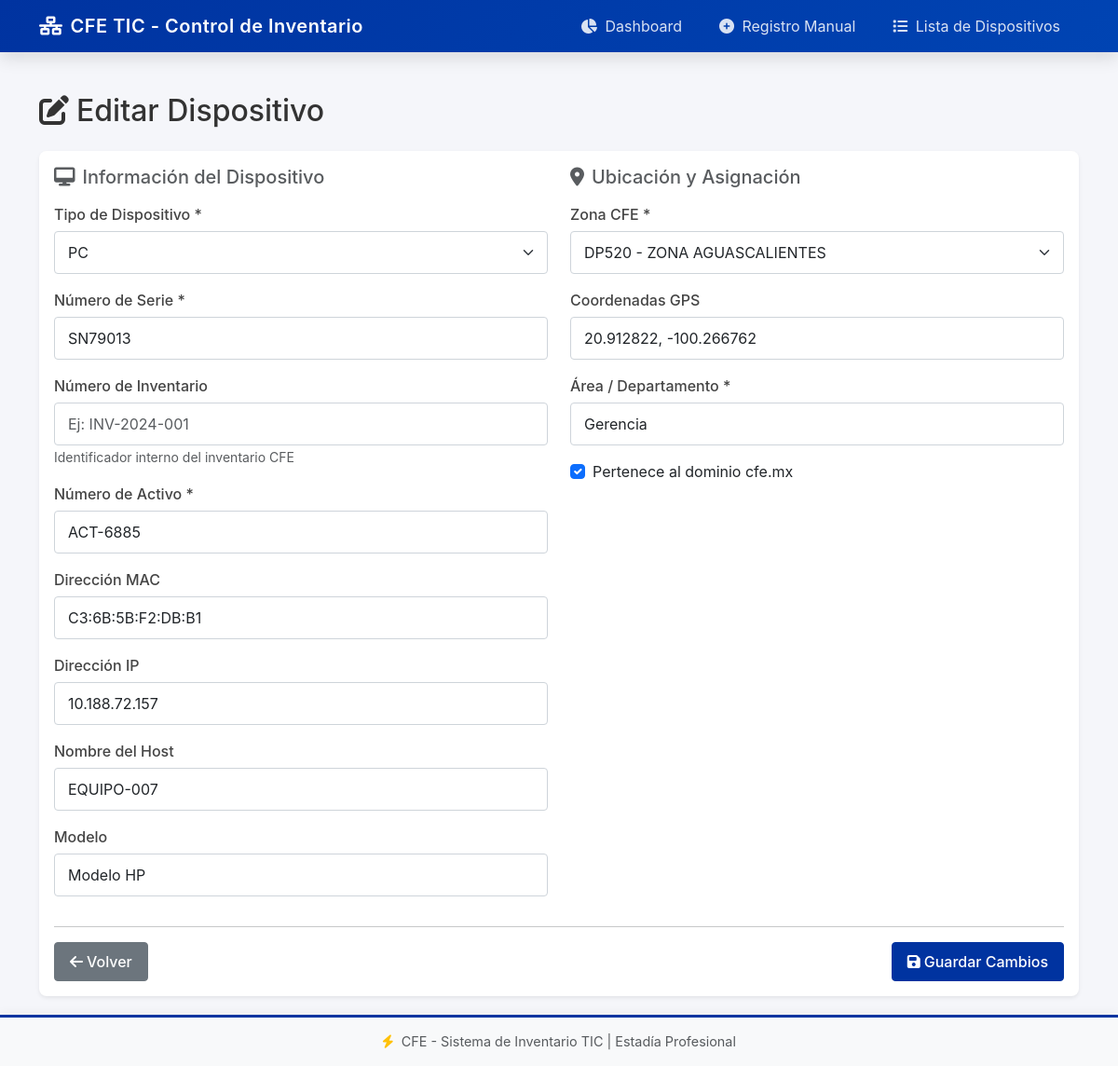
The page /dispositivos/editar/7 on the database its author committed.
### tables this page shows
CREATE TABLE DISPOSITIVOS (
                    id INTEGER PRIMARY KEY AUTOINCREMENT,
                    mac_address TEXT UNIQUE,
                    ip_address TEXT,
                    nombre_host TEXT,
                    numero_serie TEXT,
                    modelo TEXT,
                    tipo TEXT,
                    origen TEXT DEFAULT 'OCS',
                    numero_activo TEXT,
                    cve_zona TEXT,
                    coordenadas_gps TEXT,
                    area_pertenencia TEXT,
                    dominio BOOLEAN DEFAULT 0,
                    fecha_registro TIMESTAMP DEFAULT CURRENT_TIMESTAMP,
                    fecha_ultimo_inventario TIMESTAMP, numero_inventario TEXT,
                    FOREIGN KEY (cve_zona) REFERENCES ZONAS(cve_zona)
                );

### app.py (the view, shortened to what this page needs)
@app.route('/dispositivos/editar/<int:dispositivo_id>', methods=['GET', 'POST'])
def editar_dispositivo(dispositivo_id):
    dispositivo = obtener_dispositivo_por_id(dispositivo_id)
    if not dispositivo:
        return redirect(url_for('dispositivos'))
    if request.method == 'GET':
        zonas_options = [('', 'Seleccionar zona...')]
        for clave in ZONAS_LIST:
            nombre = ZONAS_CFE.get(clave, clave)
            zonas_options.append((clave, f"{clave} - {nombre}"))
        return render_template(
            'editar_dispositivo.html',
            dispositivo=dispositivo,
            zonas=zonas_options,
            tipos=TIPOS_DISPOSITIVO
        )

### models.py (called while the page is built)
def get_connection():
    return sqlite3.connect(config.DATABASE_PATH)

def obtener_dispositivo_por_id(dispositivo_id):
    try:
        with get_connection() as conn:
            conn.row_factory = sqlite3.Row
            cursor = conn.cursor()
            cursor.execute("""
                SELECT d.*, z.nombre_zona
                FROM DISPOSITIVOS d
                LEFT JOIN ZONAS z ON d.cve_zona = z.cve_zona
                WHERE d.id = ?
            """, (dispositivo_id,))
            row = cursor.fetchone()
            return dict(row) if row else None
    except sqlite3.Error as e:
        print(f"Error al obtener dispositivo: {e}")
        return None

### templates/editar_dispositivo.html (shortened to what this page needs)
{% extends "base.html" %}
{% block content %}
<div class="editar-dispositivo">
    <h2 class="mb-4">
        <i class="fas fa-edit me-2"></i>Editar Dispositivo
    </h2>
    <div class="card">
        <div class="card-body">
            <form method="POST" action="{{ url_for('editar_dispositivo', dispositivo_id=dispositivo.id) }}">
                <div class="row">
                    <div class="col-md-6">
                        <h5 class="mb-3 text-muted">
                            <i class="fas fa-desktop me-2"></i>Información del Dispositivo
                        </h5>
                        <div class="mb-3">
                            <label for="tipo" class="form-label">Tipo de Dispositivo *</label>
                            <select class="form-select" id="tipo" name="tipo" required>
                                {% for tipo in tipos %}
                                <option value="{{ tipo }}" {% if dispositivo.tipo == tipo %}selected{% endif %}>
                                    {{ tipo }}
                                </option>
                                {% endfor %}
                            </select>
                        </div>
                        <div class="mb-3">
                            <label for="numero_serie" class="form-label">Número de Serie *</label>
                            <input type="text" class="form-control" id="numero_serie" name="numero_serie"
                                   value="{{ dispositivo.numero_serie or '' }}" required>
                        </div>
                        <div class="mb-3">
                            <label for="numero_inventario" class="form-label">Número de Inventario</label>
                            <input type="text" class="form-control" id="numero_inventario" name="numero_inventario"
                                   value="{{ dispositivo.numero_inventario or '' }}"
                                   placeholder="Ej: INV-2024-001">
                            <small class="text-muted">Identificador interno del inventario CFE</small>
                        </div>
                        <div class="mb-3">
                            <label for="numero_activo" class="form-label">Número de Activo *</label>
                            <input type="text" class="form-control" id="numero_activo" name="numero_activo"
                                   value="{{ dispositivo.numero_activo or '' }}" required>
                        </div>
                        <div class="mb-3">
                            <label for="mac_address" class="form-label">Dirección MAC</label>
                            <input type="text" class="form-control" id="mac_address" name="mac_address"
                                   value="{{ dispositivo.mac_address or '' }}">
                        </div>
                        <div class="mb-3">
                            <label for="ip_address" class="form-label">Dirección IP</label>
                            <input type="text" class="form-control" id="ip_address" name="ip_address"
                                   value="{{ dispositivo.ip_address or '' }}">
                        </div>
                        <div class="mb-3">
                            <label for="nombre_host" class="form-label">Nombre del Host</label>
                            <input type="text" class="form-control" id="nombre_host" name="nombre_host"
                                   value="{{ dispositivo.nombre_host or '' }}">
                        </div>
                        <div class="mb-3">
                            <label for="modelo" class="form-label">Modelo</label>
                            <input type="text" class="form-control" id="modelo" name="modelo"
                                   value="{{ dispositivo.modelo or '' }}">
                        </div>
                    </div>
                    <div class="col-md-6">
                        <h5 class="mb-3 text-muted">
                            <i class="fas fa-map-marker-alt me-2"></i>Ubicación y Asignación
                        </h5>
                        <div class="mb-3">
                            <label for="cve_zona" class="form-label">Zona CFE *</label>
                            <select class="form-select" id="cve_zona" name="cve_zona" required>
                                {% for item in zonas %}
                                <option value="{{ item[0] }}" {% if dispositivo.cve_zona == item[0] %}selected{% endif %}>
                                    {{ item[1] }}
                                </option>
                                {% endfor %}
                            </select>
                        </div>
                        <div class="mb-3">
                            <label for="coordenadas_gps" class="form-label">Coordenadas GPS</label>
                            <input type="text" class="form-control" id="coordenadas_gps" name="coordenadas_gps"
                                   value="{{ dispositivo.coordenadas_gps or '' }}"
                                   placeholder="20.5888, -100.3899">
                        </div>
                        <div class="mb-3">
                            <label for="area_pertenencia" class="form-label">Área / Departamento *</label>
                            <input type="text" class="form-control" id="area_pertenencia" name="area_pertenencia"
                                   value="{{ dispositivo.area_pertenencia or '' }}" required>
                        </div>
                        <div class="mb-3 form-check">
                            <input type="checkbox" class="form-check-input" id="dominio" name="dominio"
                                   {% if dispositivo.dominio %}checked{% endif %}>
                            <label class="form-check-label" for="dominio">
                                Pertenece al dominio cfe.mx
                            </label>
                        </div>
                    </div>
                </div>
                <hr>
                <div class="d-flex justify-content-between">
                    <a href="{{ url_for('dispositivos') }}" class="btn btn-secondary">
                        <i class="fas fa-arrow-left me-1"></i>Volver
                    </a>
                    <button type="submit" class="btn btn-primary">
                        <i class="fas fa-save me-1"></i>Guardar Cambios
                    </button>
                </div>
            </form>
        </div>
    </div>
</div>
{% endblock %}

### static/css/style.css (style rules this page uses)
:root { --cfe-blue: #003366; --cfe-light-blue: #0044b3; --cfe-gold: #ffc107; --cfe-dark: #1a1a2e; --cfe-gray: #6c757d; --cfe-success: #28a745; --cfe-danger: #dc3545; --cfe-warning: #ffc107; --shadow-sm: 0 0.125rem 0.25rem rgba(0, 0, 0, 0.075); --shadow-md: 0 0.5rem 1rem rgba(0, 0, 0, 0.1); --shadow-lg: 0 1rem 3rem rgba(0, 0, 0, 0.15); --radius-sm: 0.25rem; --radius-md: 0.5rem; --radius-lg: 0.75rem; --transition: all 0.3s ease; }
* { box-sizing: border-box; }
body { font-family: -apple-system, BlinkMacSystemFont, 'Segoe UI', Roboto, 'Helvetica Neue', Arial, sans-serif; background-color: #f5f6fa; color: #333; }
.card { border: none; border-radius: var(--radius-md); box-shadow: var(--shadow-sm); transition: var(--transition); }
.btn { border-radius: var(--radius-sm); font-weight: 500; padding: 0.5rem 1rem; transition: var(--transition); }
.btn-primary { background-color: var(--cfe-blue); border-color: var(--cfe-blue); }
.form-control, .form-select { border-radius: var(--radius-sm); border: 1px solid #ced4da; padding: 0.625rem 0.875rem; transition: var(--transition); }
.form-label { font-weight: 500; color: #444; margin-bottom: 0.375rem; }
.card, .stat-card { animation: fadeIn 0.4s ease-out; }

### templates/base.html (style rules this page uses)
:root { --cfe-blue: #0033A0; --cfe-dark: #1a1a2e; --cfe-light: #f8f9fa; }
body { min-height: 100vh; display: flex; flex-direction: column; }

### rows shown on the page
DISPOSITIVOS: tipo "PC", numero_serie "SN79013", numero_activo "ACT-6885", mac_address "C3:6B:5B:F2:DB:B1", ip_address "10.188.72.157", nombre_host "EQUIPO-007", modelo "Modelo HP", cve_zona "DP520 - ZONA AGUASCALIENTES", coordenadas_gps "20.912822, -100.266762", area_pertenencia "Gerencia", dominio "☑"
